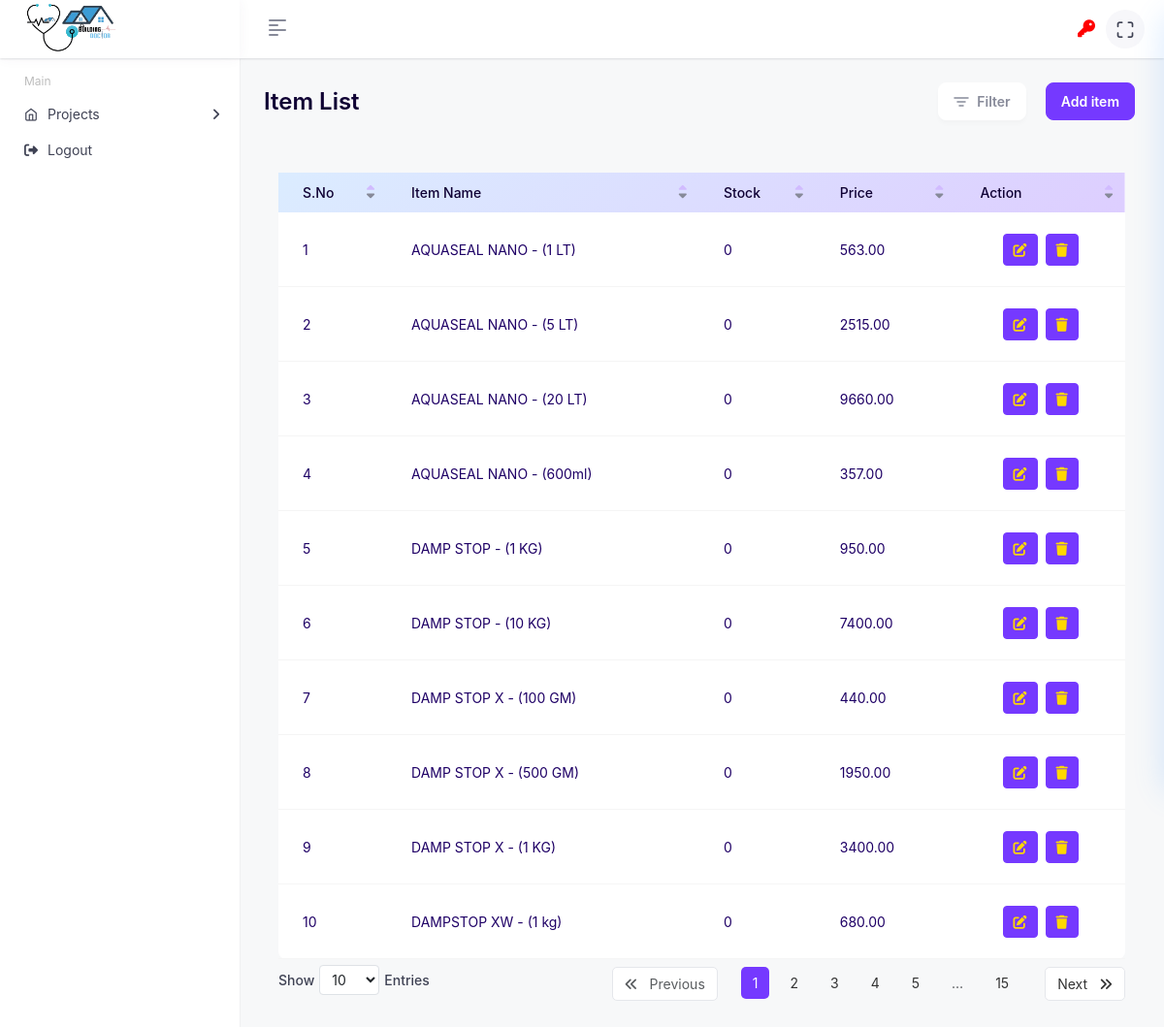
The page /itemlist.php (signed in) on the database its author committed.
### tables this page shows
CREATE TABLE `add_item` (
  `id` int(11) NOT NULL,
  `item_name` varchar(225) NOT NULL,
  `price` decimal(10,2) NOT NULL,
  `stock` varchar(255) NOT NULL
);

### itemlist.php (the view, shortened to what this page needs)
<!DOCTYPE html>
<html lang="en" data-layout="vertical" data-topbar="light" data-sidebar="light" data-sidebar-size="lg"
    data-sidebar-image="none">
<head>
    <link rel="stylesheet" href="https://cdn.jsdelivr.net/npm/bootstrap@5.3.0-alpha1/dist/css/bootstrap.min.css">
    <link rel="stylesheet" href="assets/css/bootstrap.min.css">
    <link rel="stylesheet" href="assets/plugins/fontawesome/css/fontawesome.min.css">
    <link rel="stylesheet" href="https://cdnjs.cloudflare.com/ajax/libs/font-awesome/6.0.0-beta3/css/all.min.css">
    <link rel="stylesheet" href="assets/plugins/fontawesome/css/all.min.css">
    <link rel="stylesheet" href="assets/plugins/feather/feather.css">
    <link rel="stylesheet" href="assets/css/bootstrap-datetimepicker.min.css">
    <link rel="stylesheet" href="assets/plugins/datatables/datatables.min.css">
    <link rel="stylesheet" href="assets/css/style.css">
</head>
<body>
    <div class="main-wrapper">
        <div class="header header-one">
            <div class="main-logo d-inline float-start d-lg-flex align-items-center d-none d-sm-none d-md-none">
                <div class="logo-color">
                    <a href="add-quotations.php">
                        <img src="assets/img/bd-logo.png" class="img-fluid logo-blue" alt="Logo" width="100px">
                    </a>
                </div>
            </div>
            <a href="javascript:void(0);" id="toggle_btn">
                <span class="toggle-bars">
                    <span class="bar-icons"></span>
                    <span class="bar-icons"></span>
                    <span class="bar-icons"></span>
                    <span class="bar-icons"></span>
                </span>
            </a>
            <ul class="nav nav-tabs user-menu">
                <li>
                    <button class="btn btn-blue" data-bs-toggle="modal" data-bs-target="#changePasswordModal"
                        style="display: flex; align-items: center; justify-content: center; padding: 10px;">
                        <i class="fas fa-key" style="font-size: 18px; color: red;"></i></button>
                </li>
                <li class="nav-item has-arrow dropdown-heads">
                    <a href="javascript:void(0);" class="win-maximize">
                        <i class="fe fe-maximize"></i>
                    </a>
                </li>
            </ul>
        </div>
        <div class="sidebar" id="sidebar">
            <div class="sidebar-inner slimscroll">
                <div id="sidebar-menu" class="sidebar-menu">
                    <ul class="sidebar-vertical">
                        <li class="menu-title"><span>Main</span></li>
                        <ul class="sidebar-vertical">
                            <li class="submenu">
                                <a href="#"><i class="fe fe-home"></i> <span>Projects</span> <span
                                        class="menu-arrow"></span></a>
                            </li>
                            <li>
                                <a href="logout.php"><i class="fas fa-sign-out-alt"></i> <span>Logout</span></a>
                            </li>
                        </ul>
                </div>
            </div>
        </div>
        <?php
            include('db.php');
            $filter_name = isset($_GET['name']) ? $con->real_escape_string($_GET['name']) : '';
            $sql = "SELECT * FROM add_item WHERE item_name LIKE '%$filter_name%'";
            $result = $con->query($sql);
        ?>
    </div>
    <div class="page-wrapper">
        <div class="content container-fluid">
            <div class="page-header">
                <div class="content-page-header">
                    <h5>Item List</h5>
                    <div class="list-btn">
                        <ul class="filter-list">
                            <li>
                                <a class="btn btn-filters w-auto popup-toggle" data-bs-toggle="tooltip"
                                    data-bs-placement="bottom" title="Filter">
                                    <span class="me-2"><img src="assets/img/icons/filter-icon.svg"
                                            alt="filter"></span>Filter
                                </a>
                            </li>
                            <li>
                                <a class="btn btn-primary w-auto" data-bs-toggle="modal"
                                    data-bs-target="#quotationModal">Add item</a>
                            </li>
                        </ul>
                    </div>
                </div>
            </div>
            <div class="container mt-5">
                <div class="row">
                    <div class="col-sm-12">
                        <div class="card-table">
                            <div class="card-body">
                                <div class="table-responsive">
                                    <table class="table table-center table-hover datatable" id="salesTable">
                                        <thead class="thead-light">
                                            <tr>
                                                <th>S.No</th>
                                                <th>Item Name</th>
                                                <th>Stock</th>
                                                <th>Price</th>
                                                <th>Action</th>
                                            </tr>
                                        </thead>
                                        <tbody>
                                            <?php
                                                        if ($result->num_rows > 0) {
                                                            $sno = 1;
                                                            while ($row = $result->fetch_assoc()) {
                                                                $item_id = $row['id'];
                                                                $item_name = $row['item_name'];
                                                                $stock = $row['stock'];
                                                                $price = $row['price'];
                                                                $stock_color = $stock < 0 ? 'style="color: red;"' : '';
                                                                echo "<tr>";
                                                                echo "<td>" . htmlspecialchars($sno) . "</td>";
                                                                echo "<td>" . htmlspecialchars($item_name) . "</td>";
                                                                echo "<td $stock_color>" . htmlspecialchars($stock) . "</td>";
                                                                echo "<td>" . htmlspecialchars($price) . "</td>";
                                                                echo "<td>
                                                                        <div class='d-flex justify-content-center'>
                                                                            <a href='javascript:void(0);' class='btn btn-primary btn-sm me-2' data-bs-toggle='modal' data-bs-target='#updateModal'
                                                                                data-id='" . urlencode($item_id) . "'
                                                                                data-name='" . htmlspecialchars($item_name) . "'
                                                                                data-stock='" . htmlspecialchars($stock) . "'
                                                                                data-price='" . htmlspecialchars($price) . "'>
                                                                                <i class='fas fa-edit' style='color:gold;'></i>
                                                                            </a>
                                                                            <a href='javascript:void(0);' class='btn btn-primary btn-sm' onclick='confirmDelete(" . json_encode($item_id) . ")'>
                                                                                <i class='fas fa-trash' style='color:gold;'></i>
                                                                            </a>
                                                                        </div>
                                                                    </td>";
                                                                echo "</tr>";
                                                                $sno++;
                                                            }
                                                        } else {
                                                            echo "<tr><td colspan='5' class='text-center'>No items found.</td></tr>";
                                                        }
                                                     ?>
                                        </tbody>
                                    </table>
                                </div>
                            </div>
                        </div>
                    </div>
                </div>
            </div>
        </div>
    </div>
</body>
</html>

### rows shown on the page
add_item: item_name "AQUASEAL NANO - (1 LT)", stock "0", price "563.00"
add_item: item_name "AQUASEAL NANO - (5 LT)", stock "0", price "2515.00"
add_item: item_name "AQUASEAL NANO - (20 LT)", stock "0", price "9660.00"
add_item: item_name "AQUASEAL NANO - (600ml)", stock "0", price "357.00"
add_item: item_name "DAMP STOP - (1 KG)", stock "0", price "950.00"
add_item: item_name "DAMP STOP - (10 KG)", stock "0", price "7400.00"
add_item: item_name "DAMP STOP X - (100 GM)", stock "0", price "440.00"
add_item: item_name "DAMP STOP X - (500 GM)", stock "0", price "1950.00"
add_item: item_name "DAMP STOP X - (1 KG)", stock "0", price "3400.00"
add_item: item_name "DAMPSTOP XW - (1 kg)", stock "0", price "680.00"
